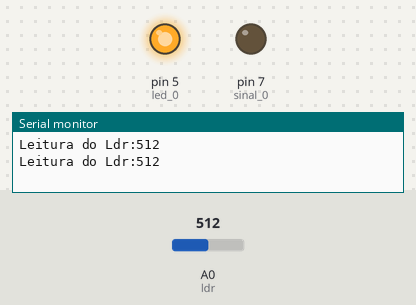
The sketch below on a simulated Arduino Uno, built with avr-gcc and run on an emulated ATmega328P. Shown: output pins drawn as LEDs (lit = HIGH), the last lines printed to the serial monitor. The test bench sets the inputs (shaded band); at power-on: A0 (ldr) = 512.

Above: at 1.8 s.
1.9 s: A0 (ldr) set to 413
4.2 s: A0 (ldr) set to 384
At 6.5 s:
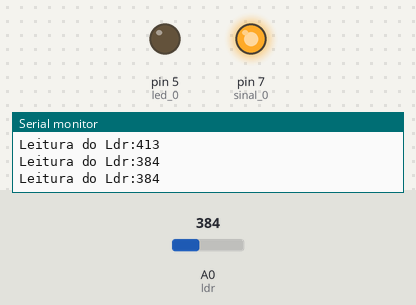
7.5 s: A0 (ldr) set to 410
At 10.0 s:
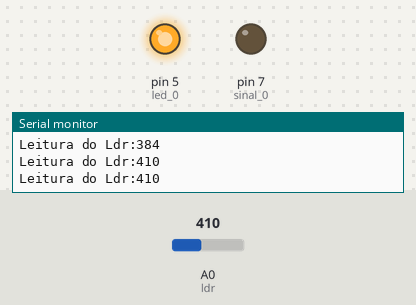
10.5 s: A0 (ldr) set to 390
At 12.4 s:
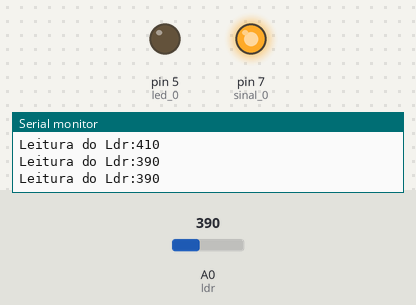
Timing chart, 0 to 13.9 s (numbered marks = the images above; inputs shaded):
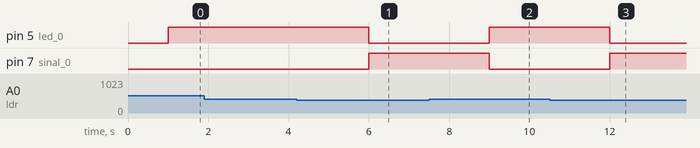

The sketch:

sketch_led_ldr.ino
```cpp
const char led_0 = 5;
const char sinal_0 = 7;
int ldr = A0;
int valorldr = 0;

void setup() {
  pinMode(led_0, OUTPUT);
  pinMode(sinal_0, OUTPUT);
  pinMode(ldr, INPUT);
  Serial.begin(9600);
}

void loop() {
  valorldr = analogRead(ldr);
  Serial.print("Leitura do Ldr:");
  Serial.println(valorldr);
  delay(1000);

  if ((valorldr) < 400) {
    digitalWrite(led_0, LOW);
    digitalWrite(sinal_0, HIGH);
  }

  else {
   digitalWrite(led_0, HIGH);
   digitalWrite(sinal_0, LOW);
  }
}
```

Measured:
- the behaviour switches between 400 and 399 on A0 (ldr) (found by bisection; images 0 and 1)
- after the input at 4.2 s, pin 5 (led_0): HIGH → LOW after 1.8 s; pin 7 (sinal_0): LOW → HIGH after 1.8 s
- after the input at 7.5 s, pin 5 (led_0): LOW → HIGH after 1.5 s; pin 7 (sinal_0): HIGH → LOW after 1.5 s
- after the input at 10.5 s, pin 5 (led_0): HIGH → LOW after 1.5 s; pin 7 (sinal_0): LOW → HIGH after 1.5 s
